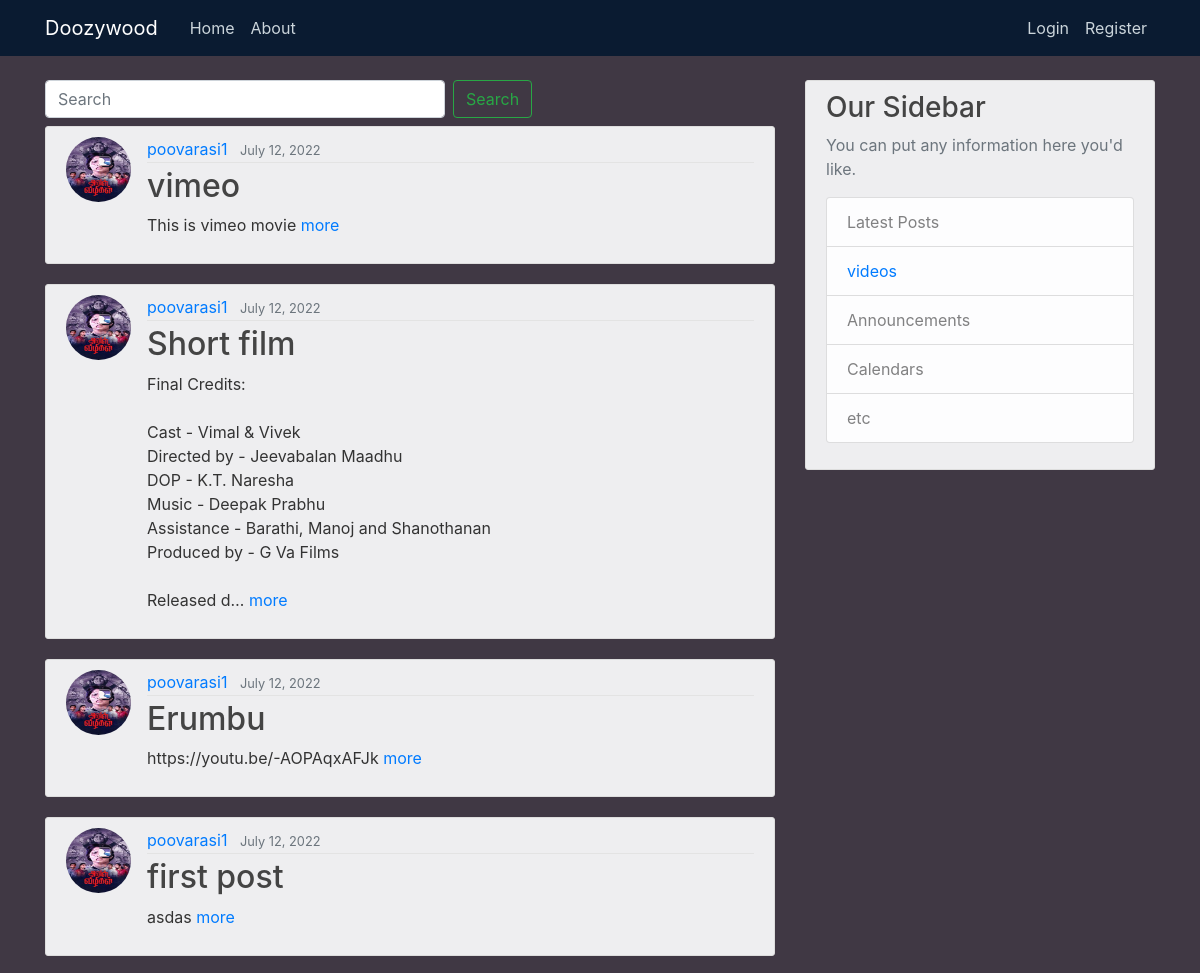
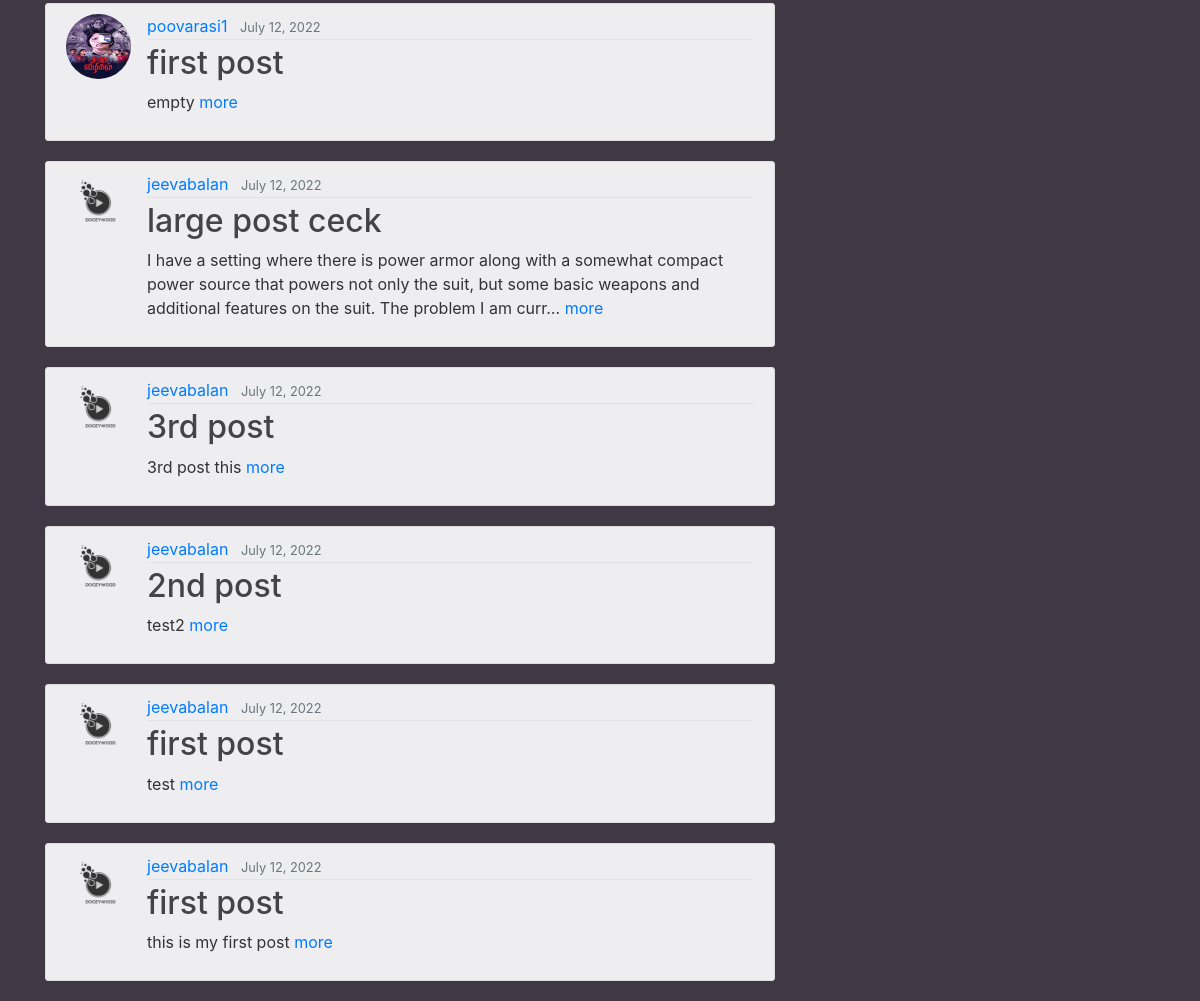
The page / on the database its author committed (2 pictures, top to bottom).
### post/models.py (models this page shows, shortened)
class Post(models.Model):
    author = models.ForeignKey(
        settings.AUTH_USER_MODEL, on_delete=models.CASCADE)
    select = models.CharField(max_length=100, choices=POST_CHOICES, default='tweet')
    link = models.CharField(max_length=200,default='empty')
    video = EmbedVideoField()
    title = models.CharField(max_length=100)
    content = models.TextField()
    liked = models.ManyToManyField(
        settings.AUTH_USER_MODEL, blank=True, related_name='liked')
    date_posted = models.DateTimeField(default=timezone.now)
    objects = PostManager()
    class Meta:
        ordering = ('-date_posted', )

### users/models.py (models this page shows, shortened)
class Profile(models.Model):
    user = models.OneToOneField(User, on_delete=models.CASCADE)
    image = models.ImageField(default='default.jpg', upload_to='profile_pics')

### post/views.py (the view)
# urls.py: path('', PostListView.as_view(), name='index'),
class PostListView(ListView):
    model = Post
    template_name = 'index.html'
    context_object_name = 'posts'
    paginate_by = 10
    def get_queryset(self):
        try:
            keyword = self.request.GET['q']
        except:
            keyword = ''
        if (keyword != ''):
            object_list = self.model.objects.filter(
                Q(content__icontains=keyword) | Q(title__icontains=keyword))
        else:
            object_list = self.model.objects.all()
        return object_list

### post/templates/index.html (shortened to what this page needs)
{% extends "base.html" %}
{% load embed_video_tags %}
{% block content %}
<form class="form-inline my-2 my-lg-0 pb-2">
    <input class="form-control mr-sm-2" name="q" type="search" placeholder="Search" aria-label="Search" style="width: 400px">
    <input class="btn btn-outline-success my-2 my-sm-0" type="submit" value="Search">
</form>
    {% for post in posts %}
        <article class="media content-section">
          <img class="rounded-circle article-img" src="{{ post.author.profile.image.url }}">
          <div class="media-body">
            <div class="article-metadata">
              <a class="mr-2" href="{% url 'user_posts' post.author.username %}">{{ post.author }}</a>
              <small class="text-muted">{{ post.date_posted|date:"F d, Y" }}</small>
            </div>
          <h2><a class="article-title" href="{% url 'post_detail' post.pk %}">{{ post.title }}</a></h2>
            <p class="article-content">{{ post.content|truncatechars_html:200 }} <a href="{% url 'post_detail' post.pk %}">more</a></p>
          </div>
        </article>
    {% endfor %}
{% endblock content %}

### templates/base.html (shortened to what this page needs)
{% load static %}
<!DOCTYPE html>
<html>
<head>
  <link rel="stylesheet" href="https://maxcdn.bootstrapcdn.com/bootstrap/4.0.0/css/bootstrap.min.css"
>
  <link rel="stylesheet" href="https://use.fontawesome.com/releases/v5.6.3/css/all.css"
>
  <link rel="stylesheet" href="//cdn.jsdelivr.net/npm/medium-editor@latest/dist/css/medium-editor.min.css"
    type="text/css" media="screen" charset="utf-8">
  <link rel="stylesheet" type="text/css" href="{% static 'css/main.css' %}">
</head>
<body>
  <header class="site-header">
    <nav class="navbar navbar-expand-md navbar-dark bg-steel fixed-top">
      <div class="container">
        <a class="navbar-brand mr-4" href="{% url 'index' %}">Doozywood</a>
        <div class="collapse navbar-collapse" id="navbarToggle">
          <div class="navbar-nav mr-auto">
            <a class="nav-item nav-link" href="{% url 'index' %}">Home</a>
            <a class="nav-item nav-link" href="{% url 'about' %}">About</a>
          </div>
        <div class="navbar-nav">
        {% if user.is_authenticated %}
        <a class="nav-item nav-link" href="{% url 'post_create' %}">New Post</a>
        <a class="nav-item nav-link" href="{% url 'profile' %}">Profile</a>
        <a class="nav-item nav-link" href="{% url 'logout' %}">Logout</a>
        {% else %}
        <a class="nav-item nav-link" href="{% url 'login' %}">Login</a>
        <a class="nav-item nav-link" href="{% url 'register' %}">Register</a>
        {% endif %}
        </div>
      </div>
    </nav>
  </header>
  <main role="main" class="container">
    <div class="row">
      <div class="col-md-8">
        {% block content %}{% endblock %}
      </div>
      <div class="col-md-4">
        <div class="content-section">
          <h3>Our Sidebar</h3>
          <p class='text-muted'>You can put any information here you'd like.
            <ul class="list-group">
              <li class="list-group-item list-group-item-light">Latest Posts</li>
              <li class="list-group-item list-group-item-light"><a href="{% url 'videos' %}">videos</a></li>
              <li class="list-group-item list-group-item-light">Announcements</li>
              <li class="list-group-item list-group-item-light">Calendars</li>
              <li class="list-group-item list-group-item-light">etc</li>
            </ul>
          </p>
        </div>
      </div>
    </div>
  </main>
</body>
</html>

### doozy/static/css/main.css (style rules this page uses)
body { background: #403844; color: #333333; margin-top: 5rem; }
h1, h2, h3, h4, h5, h6 { color: #444444; }
ul { margin: 0; }
.bg-steel { background-color: #0a1b31; }
.site-header .navbar-nav .nav-link { color: #cbd5db; }
.content-section { background: #eeeef0; padding: 10px 20px; border: 1px solid #dddddd; border-radius: 3px; margin-bottom: 20px; }
.article-title { color: #444444; }
.article-content { white-space: pre-line; }
.article-img { height: 65px; width: 65px; margin-right: 16px; }
.article-metadata { padding-bottom: 1px; margin-bottom: 4px; border-bottom: 1px solid #e3e3e3 }

### rows shown on the page
Post: author.profile.image (picture), author "poovarasi1", date_posted "July 12, 2022", title "vimeo", content "This is vimeo movie"
Post: author.profile.image (picture), author "poovarasi1", date_posted "July 12, 2022", title "Short film", content "Final Credits: Cast - Vimal & Vivek Directed by - Jeevabalan Maadhu DOP - K.T. Naresha Music - Deepak Prabhu Assistance - Barathi, Manoj and Shanothanan Produced by - G Va Films Released d…"
Post: author.profile.image (picture), author "poovarasi1", date_posted "July 12, 2022", title "Erumbu", content "https://youtu.be/-AOPAqxAFJk"
Post: author.profile.image (picture), author "poovarasi1", date_posted "July 12, 2022", title "first post", content "asdas"
Post: author.profile.image (picture), author "poovarasi1", date_posted "July 12, 2022", title "first post", content "empty"
Post: author.profile.image (picture), author "jeevabalan", date_posted "July 12, 2022", title "large post ceck", content "I have a setting where there is power armor along with a somewhat compact power source that powers not only the suit, but some basic weapons and additional features on the suit. The problem I am curr…"
Post: author.profile.image (picture), author "jeevabalan", date_posted "July 12, 2022", title "3rd post", content "3rd post this"
Post: author.profile.image (picture), author "jeevabalan", date_posted "July 12, 2022", title "2nd post", content "test2"
Post: author.profile.image (picture), author "jeevabalan", date_posted "July 12, 2022", title "first post", content "test"
Post: author.profile.image (picture), author "jeevabalan", date_posted "July 12, 2022", title "first post", content "this is my first post"
